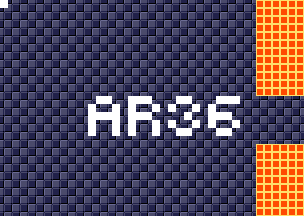

Below is a game level as drawn by its tile map, then a one-line description and the .tmx that defines it (tile-layer data replaced by summaries):
An orthogonal 38x27 tile map with 8x8 px tiles, 4 tile layers (background, foreground, room numbers, Objects), 15 tilesets.

<map version="1.5" tiledversion="1.7.1" orientation="orthogonal" renderorder="right-down" width="38" height="27" tilewidth="8" tileheight="8" infinite="0" nextlayerid="11" nextobjectid="1">
 <tileset firstgid="1" source="tilesheets/tsKarniMata.tsx" />
 <tileset firstgid="1025" source="tilesheets/tsVoodooWasp.tsx" />
 <tileset firstgid="2049" source="tilesheets/tsBurial.tsx" />
 <tileset firstgid="3073" source="tilesheets/tsBlueTemple.tsx" />
 <tileset firstgid="4097" source="tilesheets/tsGoddess.tsx" />
 <tileset firstgid="5121" source="tilesheets/tsKonark.tsx" />
 <tileset firstgid="6145" name="sEnemies" tilewidth="8" tileheight="8" tilecount="1024" columns="32">
  <image source="../grapx/tilesheets/sObjects.bmp" trans="ff94ff" width="256" height="256" />
 </tileset>
 <tileset firstgid="7169" source="tilesheets/tsIceTemple.tsx" />
 <tileset firstgid="8193" source="tilesheets/tsLavaArea.tsx" />
 <tileset firstgid="9217" source="tilesheets/tsBossArea.tsx" />
 <tileset firstgid="10241" source="tilesheets/tsPegu.tsx" />
 <tileset firstgid="11265" source="tilesheets/sTiwanakuTemple.tsx" />
 <tileset firstgid="12289" source="tilesheets/sIndraTemple.tsx" />
 <tileset firstgid="13313" source="tilesheets/sTeleport.tsx" />
 <tileset firstgid="14337" source="tilesheets/sObjects.tsx" />
 <layer id="2" name="background" width="38" height="27">
  <data>[1026 cells, 1026 non-empty, 2 distinct tile ids]</data>
 </layer>
 <layer id="1" name="foreground" width="38" height="27">
  <data>[1026 cells, 126 non-empty, 1 distinct tile ids]</data>
 </layer>
 <layer id="7" name="room numbers" width="38" height="27">
  <data>[1026 cells, 45 non-empty, 1 distinct tile ids]</data>
 </layer>
 <layer id="10" name="Objects" width="38" height="27">
  <data>[1026 cells, 0 non-empty, 0 distinct tile ids]</data>
 </layer>
</map>
